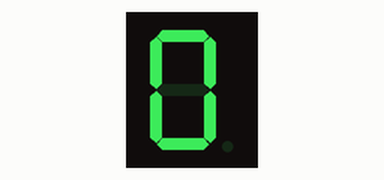
Simulated run of this sketch. Board: Arduino Uno, built with avr-gcc and run on an emulated ATmega328P. Parts: 1-digit seven-segment display. Wiring (inferred from the names in the program): 1-digit 7-segment display, segments lit when LOW: segments pin 10, pin 11, pin 12, pin 7, pin 6, pin 9, pin 8. The segment pins are drawn as the display they are named for.

Above: at 0.1 s.
At 1.1 s:
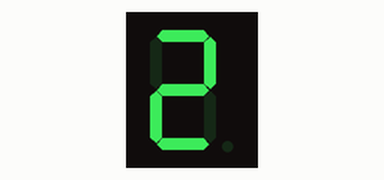
At 2.1 s:
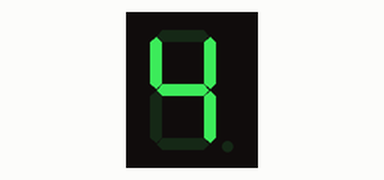
At 4.1 s:
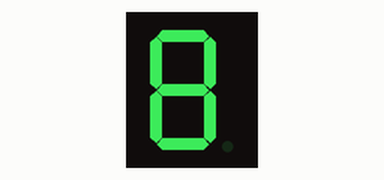
At 6.6 s:
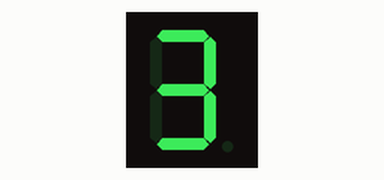
At 8.6 s:
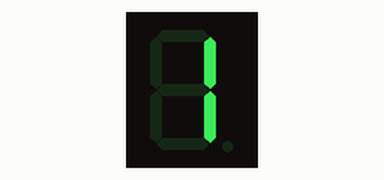

The sketch:

7-segments.ino
```cpp
uint8_t a = 10;
uint8_t b = 11;
uint8_t c = 12;
uint8_t d = 7;
uint8_t e = 6;
uint8_t f = 9;
uint8_t g = 8;

void setup() {
  pinMode(a, OUTPUT);
  pinMode(b, OUTPUT);
  pinMode(c, OUTPUT);
  pinMode(d, OUTPUT);
  pinMode(e, OUTPUT);
  pinMode(f, OUTPUT);
  pinMode(g, OUTPUT);
}

int initialValue = 0;
bool reverseMode = false;

void loop() {
  sevenSegment_display(a, b, c, d, e, f, g, initialValue);

  delay(500);

  if(initialValue == 8) {
    reverseMode = true;
  } else if(initialValue == 0) {
    reverseMode = false;
  }

  if(reverseMode) {
    initialValue--;
  } else {
    initialValue++;
  }
}


/********************************************************************
 ******* 1 bit 7-Segment shield
 ********************************************************************/
void sevenSegment_display(uint8_t a, uint8_t b, uint8_t c, uint8_t d, uint8_t e, uint8_t f, uint8_t g, uint8_t nb){
  if(nb < 0 || nb > 9){
    high(a); high(b); high(c); high(d); high(e); high(f); high(g);
    return;
  }

  switch(nb){
    case 0: low(a); low(b); low(c); low(d); low(e); low(f); high(g); break;
    case 1: high(a); low(b); low(c); high(d); high(e); high(f); high(g); break;
    case 2: low(a); low(b); high(c); low(d); low(e); high(f); low(g); break;
    case 3: low(a); low(b); low(c); low(d); high(e); high(f); low(g); break;
    case 4: high(a); low(b); low(c); high(d); high(e); low(f); low(g); break;
    case 5: low(a); high(b); low(c); low(d); high(e); low(f); low(g); break;
    case 6: low(a); high(b); low(c); low(d); low(e); low(f); low(g);break;
    case 7: low(a); low(b); low(c); high(d); high(e); high(f); high(g);break;
    case 8: low(a); low(b); low(c); low(d); low(e); low(f); low(g);break;
    case 9: low(a); low(b); low(c); low(d); high(e); low(f); low(g);break;
  }
}

/// <summary>
/// Write a HIGH value to a digital pin.
/// </summary>
/// <param name="pin">The number of the digital pin you want to write (int).</param>
void high(uint8_t pin) {
  digitalWrite(pin, HIGH);
}

/// <summary>
/// Write a LOW value to a digital pin.
/// </summary>
/// <param name="pin">The number of the digital pin you want to write (int).</param>
void low(uint8_t pin) {
  digitalWrite(pin, LOW);
}
```

Measured:
- by itself, everything shown: repeats every 8.0 s, in 16 steps
- what the display in image 1 shows lasts 0.5 s, from 1.0 s to 1.5 s
